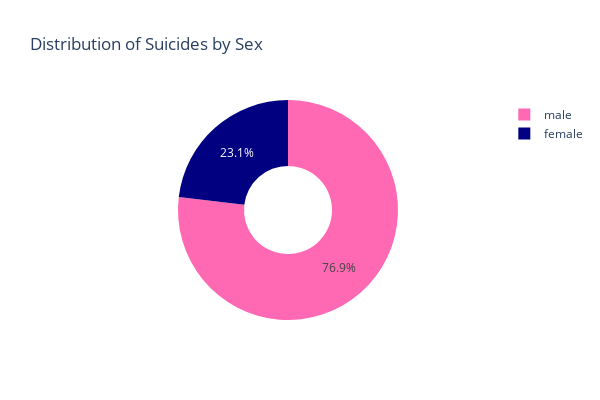

The cell this chart's notebook holds for it:
### Code cell
suicides_by_sex = df.groupby('sex')['suicides_no'].sum().reset_index()

# Define custom colors
custom_colors = ['#FF69B4', '#000080']  # Pink for girls, Navy Blue for boys

# Create an interactive donut plot
fig = px.pie(
    suicides_by_sex,
    names='sex',
    values='suicides_no',
    title='Distribution of Suicides by Sex',
    hole=0.4,  # Set the size of the hole in the pie chart (0.4 means it's a donut chart)
    color_discrete_sequence=custom_colors  # Apply custom colors
)

# Update layout for size and appearance
fig.update_layout(
    width=600,  # Set width of the chart
    height=400,  # Set height of the chart
)

# Show the interactive plot
fig.show()

### Figure 1 — Plotly figure (JSON) as saved in the notebook; plotly's stock layout.template omitted (floating-point values rounded to 4 significant figures)
{"data": [{"domain": {"x": [0, 1], "y": [0, 1]}, "hole": 0.4, "hovertemplate": "sex=%{label}<br>suicides_no=%{value}<extra></extra>", "labels": ["female", "male"], "legendgroup": "", "name": "", "showlegend": true, "type": "pie", "values": [1559510, 5188910]}], "layout": {"height": 400, "legend": {"tracegroupgap": 0}, "piecolorway": ["#FF69B4", "#000080"], "title": {"text": "Distribution of Suicides by Sex"}, "width": 600}}
